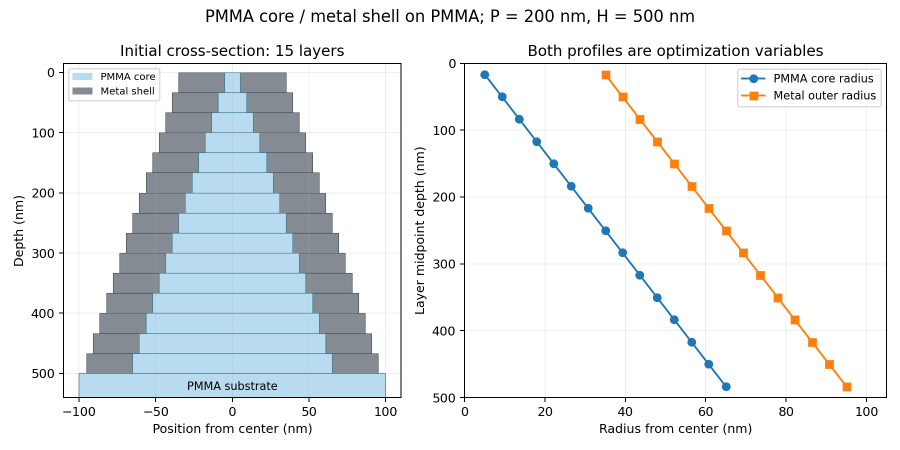
#> input picture Optimization/PMMA_metal/initial_structure.png, 1800 x 900 px (shown at 1/2 size)
$ python digitize.py ../../Optimization/PMMA_metal/initial_structure.png --output out.png
#> lines starting #> are read from the running program, lines starting #| are printed output that depends on the picture
"""Read the solid NV-radial lines from the embedded Fig.10 JPEG (not raw data).

Uses axis tick calibration and linear fits to the interiors of successive
order-to-order line segments. Circular electrostatic markers are excluded.
Every extracted point remains an estimate with a conservative pixel bound.
"""
import argparse
import csv
import hashlib
import json
from pathlib import Path
import numpy as np
from PIL import Image


def digitize(image, output):
    gray=np.asarray(Image.open(image).convert('L'))
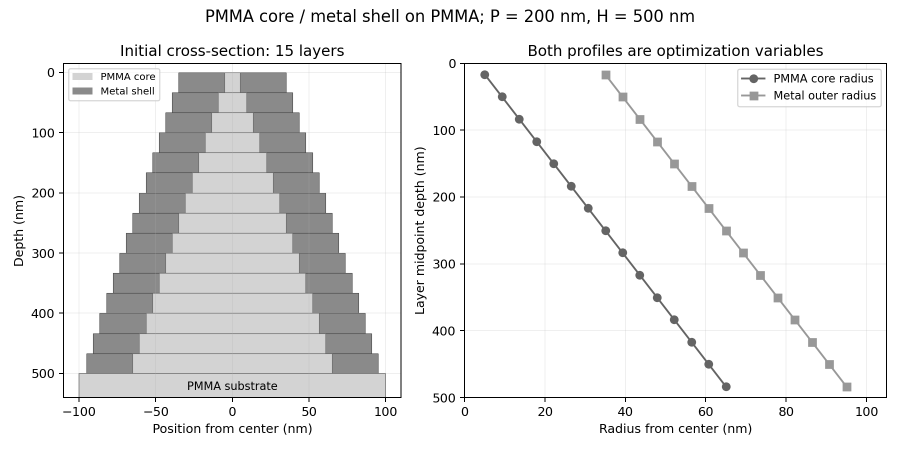
#> gray: shape (900, 1800) (shown at 1/2 size); min 0, max 255, mean 234.7
    if gray.shape != (1523,850):
#> (the run stopped early here; a loop or call above may not have finished)
